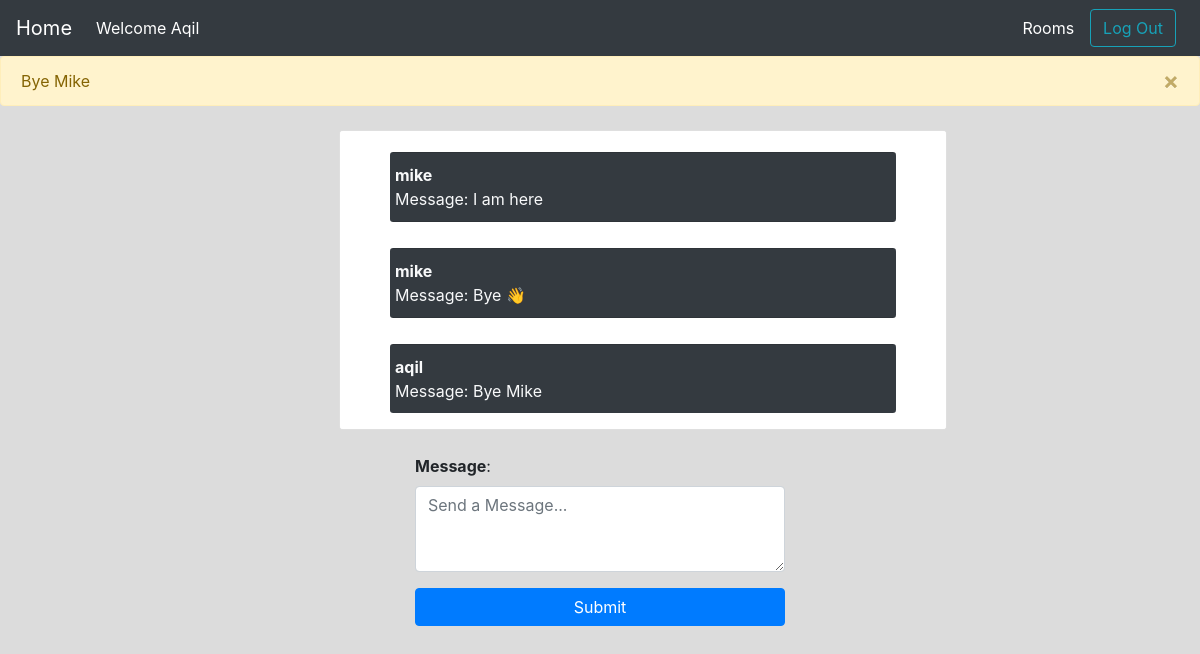
Screenshot of /rooms/hobby/ (signed in) with the database file from the repository.
### rooms/models.py (models this page shows)
class Message(models.Model):
    room = models.ForeignKey(Room, related_name='messages', on_delete=models.CASCADE)
    user = models.ForeignKey(User, related_name='messages', on_delete=models.CASCADE)
    content = models.TextField()
    date_added = models.DateTimeField(auto_now_add=True)
    class Meta:
        ordering = ('date_added',)
    def __str__(self):
        return self.content

### rooms/views.py (the view)
# urls.py: path('<slug:slug>/', views.Room_detail, name='room_detail'),
@login_required
def Room_detail(request,slug):
    room = Room.objects.get(slug=slug)
    messages = Message.objects.filter(room=room)[0:25]
    return render(request, "rooms/room_detail.html", {'room': room,'messages': messages})

### rooms/templates/rooms/room_detail.html (shortened to what this page needs)
{% include 'core/base.html' %}
<div class="container col-6 mb-3" >
<div class="m-4 card" style="width: 38rem;" id="chat-messages">
    <ul class="list-group list-group-flush">
      {% if messages %}
      {% for m in messages %}
        <li class="list-group-item custom-li mb-3 rounded-sm bg-dark text-light"><b>{{ m.user.username }}</b> <br> Message: {{ m.content }}</li>
      {% endfor %}
      {% else %}
        <h5 class='text-center p-4'>No messages</h5>
      {% endif %}
    </ul>
  </div>
</div>
<div class="container col-4 mb-3">
  <form id="myForm" action="." method="POST">
      <div class="form-group">
          <label for="message"><b>Message</b>:</label>
          <textarea class="form-control" id="chat-message-input" placeholder="Send a Message..." rows="3" name="message" required></textarea>
      </div>
      <button type="submit" class="btn btn-block btn-primary" id="chat-message-submit">Submit</button>
  </form>
</div>

### core/templates/core/base.html (shortened to what this page needs)
<!DOCTYPE html>
<html lang="en">
<head>
    <link rel="stylesheet" href="https://cdn.jsdelivr.net/npm/bootstrap@4.3.1/dist/css/bootstrap.min.css">
</head>
<body style="background-color: gainsboro;">
    <nav class="navbar navbar-expand-lg navbar-dark bg-dark text-light">
        <a class="navbar-brand" href="{% url 'home' %}">Home</a>
        <div class="collapse navbar-collapse" id="navbarTogglerDemo03">
          <ul class="navbar-nav mr-auto mt-2 mt-lg-0">
            <li class="nav-item active">
              {% if request.user.is_authenticated %}
              <a class="nav-link" href="{% url 'home' %}">Welcome {{request.user.username|capfirst }}</span></a>
              {% endif %}
            </li>
          </ul>
          <form class="form-inline my-2 my-lg-0">
            {% if request.user.is_authenticated %}
              <a href="{% url 'rooms' %}" class="mr-3">Rooms</a>
              <a href="{% url 'logout' %}" class="btn btn-outline-info mr-sm-2" type="button">Log Out</a>
            {% else %}
              <a href="{% url 'login' %}" class="btn btn-outline-info mr-sm-2" type="button">Log In</a>
              <a href="{% url 'signup' %}" class="btn btn-outline-success my-2 my-sm-0">Sign Up</a>
            {% endif %}
          </form>
        </div>
      </nav>
      {% if messages %}
      <div class="alert alert-warning alert-dismissible fade show" role="alert">
        {% for message in messages %}
          {% if forloop.last %}
              {{ message }}
          {% endif %}
        {% endfor %}
        <button type="button" class="close" data-dismiss="alert" aria-label="Close">
          <span aria-hidden="true">&times;</span>
        </button>
      </div>
  {% endif %}
</body>
</html>

### core/templates/core/base.html (style rules this page uses)
a,a:hover { text-decoration: none; color: #fff; }
#chat-messages { height: 300px; overflow-y: auto; }
.custom-li { padding: 10px 5px; margin: 10px 50px; }

### rows the page displays
Message: content "Bye Mike", user.username "aqil"
Message: user.username "mike", content "I am here"
Message: user.username "mike", content "Bye 👋"

### other values shown
{{ request.user.username|capfirst }} "Aqil"
